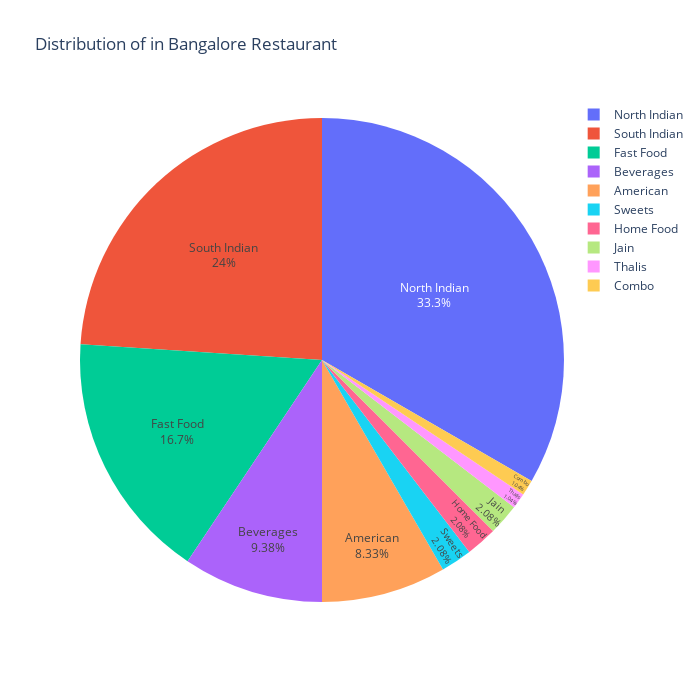

The cell this chart's notebook holds for it:
### Code cell
fig=px.pie(
    data_frame=df_Cuisine_Analysis,
    names=df_Cuisine_Analysis['Cuisine'][0:10],
    values=df_Cuisine_Analysis['Count'][0:10],
    title='Distribution of in Bangalore Restaurant',width=700,height=700
)
fig.update_traces(textposition='inside',textinfo="percent+label")
fig.show()

### Figure 1 — Plotly figure (JSON) as saved in the notebook; plotly's stock layout.template omitted (floating-point values rounded to 4 significant figures)
{"data": [{"domain": {"x": [0, 1], "y": [0, 1]}, "hovertemplate": "label=%{label}<br>value=%{value}<extra></extra>", "labels": ["Sweets", "North Indian", "Home Food", "Thalis", "Combo", "South Indian", "Fast Food", "Beverages", "Jain", "American"], "legendgroup": "", "name": "", "showlegend": true, "textinfo": "percent+label", "textposition": "inside", "type": "pie", "values": [2, 32, 2, 1, 1, 23, 16, 9, 2, 8]}], "layout": {"height": 700, "legend": {"tracegroupgap": 0}, "title": {"text": "Distribution of in Bangalore Restaurant"}, "width": 700}}
